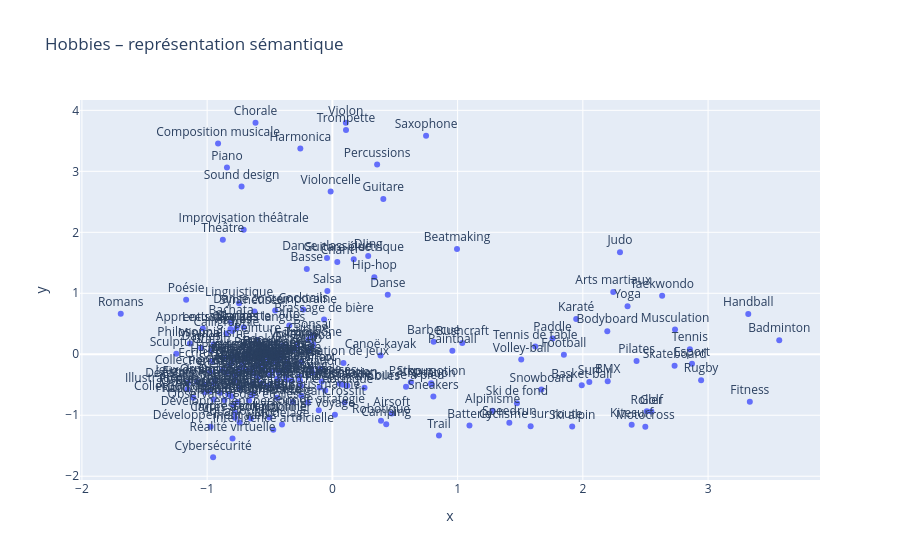

Notebook cell for this chart:
### Code cell
import plotly.express as px

fig = px.scatter(
    x=vectors_2d[:, 0],
    y=vectors_2d[:, 1],
    text=hobbies,
    title="Hobbies – représentation sémantique"
)

fig.update_traces(textposition='top center')
fig.show()

### Figure 1 — Plotly figure (JSON) as saved in the notebook; plotly's stock layout.template omitted (floating-point values rounded to 4 significant figures; data arrays with more than 128 entries replaced by an {"elided": "..."} marker saying what was removed)
{"data": [{"hovertemplate": "x=%{x}<br>y=%{y}<br>text=%{text}<extra></extra>", "legendgroup": "", "marker": {"color": "#636efa", "symbol": "circle"}, "mode": "markers+text", "name": "", "orientation": "v", "showlegend": false, "text": {"elided": "210 str values"}, "textposition": "top center", "type": "scatter", "x": {"elided": "210 float values"}, "xaxis": "x", "y": {"elided": "210 float values"}, "yaxis": "y"}], "layout": {"legend": {"tracegroupgap": 0}, "title": {"text": "Hobbies – représentation sémantique"}, "xaxis": {"anchor": "y", "domain": [0, 1], "title": {"text": "x"}}, "yaxis": {"anchor": "x", "domain": [0, 1], "title": {"text": "y"}}}}
